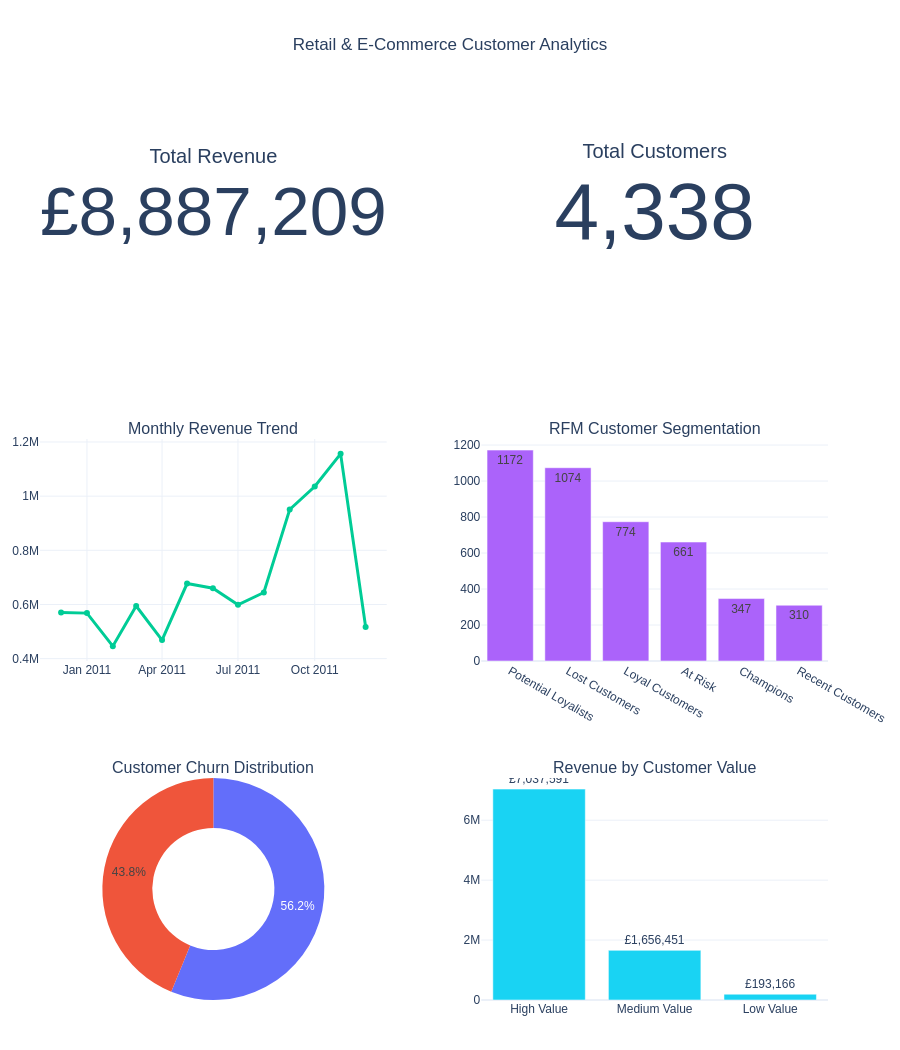

Here is the notebook cell this chart was saved with:
### Code cell
from plotly.subplots import make_subplots
import plotly.graph_objects as go
import plotly.express as px

# -------------------------------
# 1. Prepare dashboard data
# -------------------------------

monthly_revenue = (
    df_clean.groupby("Month")["Revenue"]
    .sum()
    .reset_index()
)

rfm_counts = rfm["Segment"].value_counts()

churn_counts = customer_features["Churn"].value_counts()

clv_revenue = (
    clv.groupby("Value_Segment")["Customer_Lifetime_Value"]
    .sum()
    .reindex(["High Value", "Medium Value", "Low Value"])
)

# KPI values
total_revenue = df_clean["Revenue"].sum()
total_customers = df_clean["CustomerID"].nunique()
total_orders = df_clean["InvoiceNo"].nunique()
total_products = df_clean["StockCode"].nunique()

# -------------------------------
# 2. Create responsive dashboard
# -------------------------------

fig = make_subplots(
    rows=3,
    cols=2,
    specs=[
        [{"type": "indicator"}, {"type": "indicator"}],
        [{"type": "scatter"}, {"type": "bar"}],
        [{"type": "domain"}, {"type": "bar"}]
    ],
    subplot_titles=(
        "", "",
        "Monthly Revenue Trend",
        "RFM Customer Segmentation",
        "Customer Churn Distribution",
        "Revenue by Customer Value"
    ),
    vertical_spacing=0.13,
    horizontal_spacing=0.12
)

# -------------------------------
# 3. KPI cards
# -------------------------------

fig.add_trace(
    go.Indicator(
        mode="number",
        value=total_revenue,
        number={"prefix": "£", "valueformat": ",.0f"},
        title={"text": "Total Revenue"}
    ),
    row=1, col=1
)

fig.add_trace(
    go.Indicator(
        mode="number",
        value=total_customers,
        number={"valueformat": ",.0f"},
        title={"text": "Total Customers"}
    ),
    row=1, col=2
)

# -------------------------------
# 4. Monthly revenue chart
# -------------------------------

fig.add_trace(
    go.Scatter(
        x=monthly_revenue["Month"].astype(str),
        y=monthly_revenue["Revenue"],
        mode="lines+markers",
        name="Monthly Revenue",
        line=dict(width=3),
        hovertemplate="Month: %{x}<br>Revenue: £%{y:,.2f}<extra></extra>"
    ),
    row=2, col=1
)

# -------------------------------
# 5. RFM segmentation chart
# -------------------------------

fig.add_trace(
    go.Bar(
        x=rfm_counts.index,
        y=rfm_counts.values,
        name="Customers",
        text=rfm_counts.values,
        textposition="auto",
        hovertemplate="%{x}<br>Customers: %{y}<extra></extra>"
    ),
    row=2, col=2
)

# -------------------------------
# 6. Churn chart
# -------------------------------

fig.add_trace(
    go.Pie(
        labels=["Active", "Churned"],
        values=[
            churn_counts.get(0, 0),
            churn_counts.get(1, 0)
        ],
        hole=0.55,
        hovertemplate="%{label}: %{value}<br>%{percent}<extra></extra>"
    ),
    row=3, col=1
)

# -------------------------------
# 7. Customer value chart
# -------------------------------

fig.add_trace(
    go.Bar(
        x=clv_revenue.index,
        y=clv_revenue.values,
        name="Revenue",
        text=clv_revenue.values,
        texttemplate="£%{y:,.0f}",
        textposition="outside",
        hovertemplate="%{x}<br>Revenue: £%{y:,.2f}<extra></extra>"
    ),
    row=3, col=2
)

# -------------------------------
# 8. Dashboard styling
# -------------------------------

fig.update_layout(
    title={
        "text": "Retail & E-Commerce Customer Analytics",
        "x": 0.5,
        "xanchor": "center"
    },
    template="plotly_white",
    height=1050,
    autosize=True,
    margin=dict(l=35, r=35, t=100, b=50),
    font=dict(family="Arial", size=12),
    showlegend=False,
    hoverlabel=dict(font_size=13)
)

fig.update_xaxes(automargin=True)
fig.update_yaxes(automargin=True)

# -------------------------------
# 9. Display dashboard
# -------------------------------

fig.show(config={
    "responsive": True,
    "displayModeBar": True,
    "scrollZoom": True
})

# Save updated dashboard
fig.write_html(
    "Retail_Customer_Analytics_Dashboard.html",
    config={"responsive": True}
)

print("Responsive dashboard saved successfully!")

### Figure 1 — Plotly figure (JSON) as saved in the notebook; plotly's stock layout.template omitted (floating-point values rounded to 4 significant figures)
{"data": [{"domain": {"x": [0, 0.44], "y": [0.7533, 1]}, "mode": "number", "number": {"prefix": "£", "valueformat": ",.0f"}, "title": {"text": "Total Revenue"}, "type": "indicator", "value": 8887000.0}, {"domain": {"x": [0.56, 1], "y": [0.7533, 1]}, "mode": "number", "number": {"valueformat": ",.0f"}, "title": {"text": "Total Customers"}, "type": "indicator", "value": 4338}, {"hovertemplate": "Month: %{x}<br>Revenue: £%{y:,.2f}<extra></extra>", "line": {"width": 3}, "mode": "lines+markers", "name": "Monthly Revenue", "type": "scatter", "x": ["2010-12", "2011-01", "2011-02", "2011-03", "2011-04", "2011-05", "2011-06", "2011-07", "2011-08", "2011-09", "2011-10", "2011-11", "2011-12"], "xaxis": "x", "y": [570400.0, 568100.0, 446100.0, 594100.0, 468400.0, 677400.0, 660000.0, 599000.0, 644100.0, 950700.0, 1036000.0, 1156000.0, 517200.0], "yaxis": "y"}, {"hovertemplate": "%{x}<br>Customers: %{y}<extra></extra>", "name": "Customers", "text": [1172.0, 1074.0, 774.0, 661.0, 347.0, 310.0], "textposition": "auto", "type": "bar", "x": ["Potential Loyalists", "Lost Customers", "Loyal Customers", "At Risk", "Champions", "Recent Customers"], "xaxis": "x2", "y": [1172, 1074, 774, 661, 347, 310], "yaxis": "y2"}, {"domain": {"x": [0, 0.44], "y": [0, 0.2467]}, "hole": 0.55, "hovertemplate": "%{label}: %{value}<br>%{percent}<extra></extra>", "labels": ["Active", "Churned"], "type": "pie", "values": [1864, 1453]}, {"hovertemplate": "%{x}<br>Revenue: £%{y:,.2f}<extra></extra>", "name": "Revenue", "text": [7038000.0, 1656000.0, 193200.0], "textposition": "outside", "texttemplate": "£%{y:,.0f}", "type": "bar", "x": ["High Value", "Medium Value", "Low Value"], "xaxis": "x3", "y": [7038000.0, 1656000.0, 193200.0], "yaxis": "y3"}], "layout": {"annotations": [{"font": {"size": 16}, "showarrow": false, "text": "Monthly Revenue Trend", "x": 0.22, "xanchor": "center", "xref": "paper", "y": 0.6233, "yanchor": "bottom", "yref": "paper"}, {"font": {"size": 16}, "showarrow": false, "text": "RFM Customer Segmentation", "x": 0.78, "xanchor": "center", "xref": "paper", "y": 0.6233, "yanchor": "bottom", "yref": "paper"}, {"font": {"size": 16}, "showarrow": false, "text": "Customer Churn Distribution", "x": 0.22, "xanchor": "center", "xref": "paper", "y": 0.2467, "yanchor": "bottom", "yref": "paper"}, {"font": {"size": 16}, "showarrow": false, "text": "Revenue by Customer Value", "x": 0.78, "xanchor": "center", "xref": "paper", "y": 0.2467, "yanchor": "bottom", "yref": "paper"}], "autosize": true, "font": {"family": "Arial", "size": 12}, "height": 1050, "hoverlabel": {"font": {"size": 13}}, "margin": {"b": 50, "l": 35, "r": 35, "t": 100}, "showlegend": false, "title": {"text": "Retail & E-Commerce Customer Analytics", "x": 0.5, "xanchor": "center"}, "xaxis": {"anchor": "y", "automargin": true, "domain": [0, 0.44]}, "xaxis2": {"anchor": "y2", "automargin": true, "domain": [0.56, 1]}, "xaxis3": {"anchor": "y3", "automargin": true, "domain": [0.56, 1]}, "yaxis": {"anchor": "x", "automargin": true, "domain": [0.3767, 0.6233]}, "yaxis2": {"anchor": "x2", "automargin": true, "domain": [0.3767, 0.6233]}, "yaxis3": {"anchor": "x3", "automargin": true, "domain": [0, 0.2467]}}}
